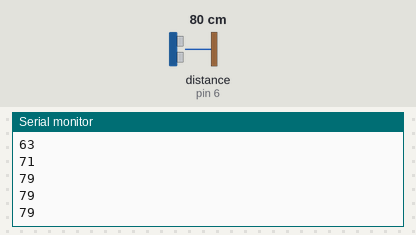
A sketch run on a simulated Arduino Uno, built with avr-gcc and run on an emulated ATmega328P. On the bench: the last lines printed to the serial monitor. Wiring (inferred from the names in the program): ultrasonic range finder: trigger pin 7; echo pin 6. Inputs (shaded band) come from the test bench; at power-on: distance to the obstacle (sensor on pin 6) 80 cm. The echo pulse lasts 58.3 µs per cm.

Above: at 1.2 s.
1.3 s: distance to the obstacle (sensor on pin 6) set to 2 cm
At 1.38 s:
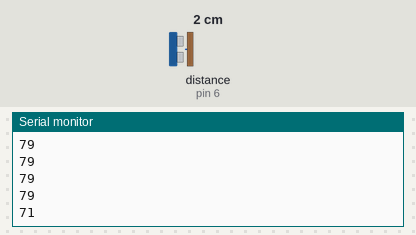
2.8 s: distance to the obstacle (sensor on pin 6) set to 4 cm
At 2.89 s:
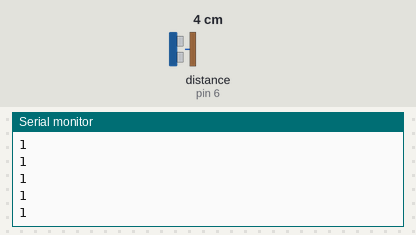
Timing chart, 0 to 5.8 s (numbered marks = the images above; inputs shaded):
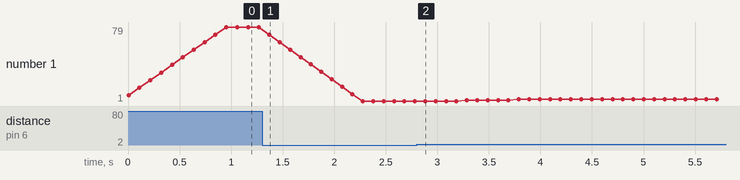

The sketch:

ultrasonic_sensor_with_mkr1000.ino
```cpp
/*
This will allow you to test the ultrasonic sensor with the MKR1000. It finds the distance, and prints an average value of the distance in centimeters
*/


int trigPin = 7;    // Trigger
int echoPin = 6;    // Echo
long duration, cm;

const int numReadings = 10;

int readings[numReadings];      // the readings from the analog input
int readIndex = 0;              // the index of the current reading
int total = 0;                  // the running total
int averagecm = 0;

void setup() {
  //Serial Port begin
  Serial.begin(9600);
  //Define inputs and outputs
  pinMode(trigPin, OUTPUT);
  pinMode(echoPin, INPUT);
  // initialize all the readings to 0:
  for (int thisReading = 0; thisReading < numReadings; thisReading++) {
    readings[thisReading] = 0;
  }
}

void loop() {
  // The sensor is triggered by a HIGH pulse of 10 or more microseconds.
  // Give a short LOW pulse beforehand to ensure a clean HIGH pulse:
  digitalWrite(trigPin, LOW);
  delayMicroseconds(5);
  digitalWrite(trigPin, HIGH);
  delayMicroseconds(10);
  digitalWrite(trigPin, LOW);

  // Read the signal from the sensor: a HIGH pulse whose
  // duration is the time (in microseconds) from the sending
  // of the ping to the reception of its echo off of an object.
  pinMode(echoPin, INPUT);
  duration = pulseIn(echoPin, HIGH);

  // Convert the time into a distance
  cm = (duration / 2) / 29.1;   // Divide by 29.1 or multiply by 0.0343

  // subtract the last reading:
  total = total - readings[readIndex];
  // read from the sensor:
  readings[readIndex] = cm;
  // add the reading to the total:
  total = total + readings[readIndex];
  // advance to the next position in the array:
  readIndex = readIndex + 1;

  // if we're at the end of the array...
  if (readIndex >= numReadings) {
    // ...wrap around to the beginning:
    readIndex = 0;
  }

  // calculate the average:
  averagecm = total / numReadings;
  // send it to the computer as ASCII digits

  Serial.println(averagecm);

  delay(100);
}
```

Measured:
- plotted number 1: 79 → 1 after the input at 1.3 s, 1 → 3 after the input at 2.8 s
